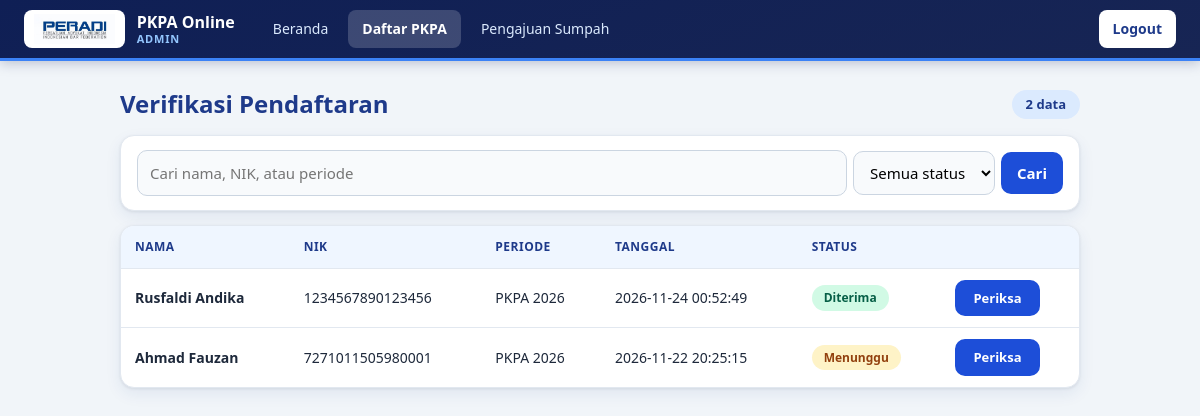
/index.php?c=adminpendaftaran&a=index (signed in), run on the app's committed database.
### tables this page shows
CREATE TABLE `pendaftaran` (
  `id_pendaftaran` int NOT NULL AUTO_INCREMENT,
  `id_peserta` int NOT NULL,
  `tanggal_daftar` datetime DEFAULT CURRENT_TIMESTAMP,
  `periode` varchar(50) DEFAULT NULL,
  `status_pendaftaran` enum('menunggu','diterima','revisi','ditolak') NOT NULL DEFAULT 'menunggu',
  `catatan` text,
  `verified_by` int DEFAULT NULL,
  `verified_at` datetime DEFAULT NULL,
  PRIMARY KEY (`id_pendaftaran`),
  UNIQUE KEY `uq_pendaftaran_peserta_periode` (`id_peserta`,`periode`),
  KEY `fk_pendaftaran_peserta` (`id_peserta`),
  KEY `fk_pendaftaran_verifikator` (`verified_by`),
  CONSTRAINT `fk_pendaftaran_peserta` FOREIGN KEY (`id_peserta`) REFERENCES `peserta` (`id_peserta`) ON DELETE CASCADE ON UPDATE CASCADE,
  CONSTRAINT `fk_pendaftaran_verifikator` FOREIGN KEY (`verified_by`) REFERENCES `users` (`id_user`) ON DELETE SET NULL ON UPDATE CASCADE
);

CREATE TABLE `peserta` (
  `id_peserta` int NOT NULL AUTO_INCREMENT,
  `id_user` int NOT NULL,
  `nama_lengkap` varchar(150) NOT NULL,
  `nik` varchar(20) NOT NULL,
  `tempat_lahir` varchar(100) NOT NULL,
  `tanggal_lahir` date NOT NULL,
  `alamat` text NOT NULL,
  `no_telepon` varchar(20) NOT NULL,
  `email` varchar(100) NOT NULL,
  `perguruan_tinggi` varchar(150) NOT NULL,
  `nomor_ijazah` varchar(100) NOT NULL,
  `pas_foto` varchar(255) DEFAULT NULL,
  `created_at` datetime DEFAULT CURRENT_TIMESTAMP,
  PRIMARY KEY (`id_peserta`),
  UNIQUE KEY `uq_peserta_user` (`id_user`),
  UNIQUE KEY `uq_peserta_nik` (`nik`),
  CONSTRAINT `fk_peserta_user` FOREIGN KEY (`id_user`) REFERENCES `users` (`id_user`) ON DELETE CASCADE ON UPDATE CASCADE
);

### app/controllers/Controller.php (called while the page is built)
<?php
abstract class Controller {
    protected function render(string $view, array $data = [], string $layout = 'layout'): void {
        extract($data);
        require __DIR__ . "/../views/$layout/header.php";
        require __DIR__ . "/../views/$view.php";
        require __DIR__ . "/../views/$layout/footer.php";
    }
}

### app/controllers/AdminBaseController.php (called while the page is built, shortened)
<?php
require_once __DIR__ . '/Controller.php';
abstract class AdminBaseController extends Controller {
    protected function renderAdmin(string $view, array $data = []): void {
        $this->render("admin/$view", $data, 'admin/layout');
    }
}

### app/controllers/AdminPendaftaranController.php (called while the page is built, shortened)
<?php
require_once __DIR__ . '/AdminBaseController.php';
require_once __DIR__ . '/../models/Pendaftaran.php';
class AdminPendaftaranController extends AdminBaseController {
    private function opsiPendaftaran(): array {
        return Ref::opsi('pendaftaran', 'status_pendaftaran', ['menunggu', 'disetujui', 'ditolak']);
    }
    public function index(): void {
        $q      = trim($_GET['q'] ?? '');
        $status = $_GET['status'] ?? '';
        $opsi   = $this->opsiPendaftaran();
        $daftar = Pendaftaran::semua();
        if ($status !== '' && in_array($status, $opsi, true)) {
            $daftar = array_values(array_filter($daftar, fn($r) => $r['status_pendaftaran'] === $status));
        } else {
            $status = '';
        }
        $this->renderAdmin('pendaftaran', [
            'daftar' => $daftar, 'q' => $q, 'status' => $status, 'opsi' => $opsi,
        ]);
    }
}

### index.php (called while the page is built, shortened)
<?php
require_once __DIR__ . '/config/database.php';
require_once __DIR__ . '/app/helpers/functions.php';
$a = $_GET['a'] ?? 'login';
$controller = new $nama();
$controller->$a();

### config/database.php (called while the page is built)
<?php
function getDB(): PDO {
    static $pdo = null;
    if ($pdo === null) {
        $pdo = new PDO(
            'mysql:host=localhost;dbname=db_pkpa_peradi;charset=utf8mb4',
            'root',
            '',
            [
                PDO::ATTR_ERRMODE => PDO::ERRMODE_EXCEPTION,
                PDO::ATTR_DEFAULT_FETCH_MODE => PDO::FETCH_ASSOC,
            ]
        );
    }
    return $pdo;
}

### app/models/Pendaftaran.php (called while the page is built, shortened)
<?php
class Pendaftaran {
    public static function semua(): array {
        return getDB()->query(
            'SELECT pd.*, p.nama_lengkap, p.nik FROM pendaftaran pd
             JOIN peserta p ON p.id_peserta = pd.id_peserta ORDER BY pd.id_pendaftaran DESC'
        )->fetchAll();
    }
}

### app/views/admin/pendaftaran.php (the view, shortened to what this page needs)
<div class="halaman-judul">
    <h2>Verifikasi Pendaftaran</h2>
    <span class="jumlah"><?= count($daftar) ?> data</span>
</div>
<form method="get" action="index.php" class="inline filter-bar">
    <input type="text" name="q" value="<?= e($q) ?>" placeholder="Cari nama, NIK, atau periode">
    <select name="status">
        <option value="">Semua status</option>
    </select>
    <button type="submit">Cari</button>
</form>
<table class="tabel">
    <tr><th>Nama</th><th>NIK</th><th>Periode</th><th>Tanggal</th><th>Status</th><th></th></tr>
    <?php foreach ($daftar as $r): ?>
    <tr>
        <td><strong><?= e($r['nama_lengkap']) ?></strong></td>
        <td><?= e($r['nik']) ?></td>
        <td><?= e($r['periode']) ?></td>
        <td><?= e($r['tanggal_daftar']) ?></td>
        <td><?= badge($r['status_pendaftaran']) ?></td>
        <td><a class="btn btn-kecil" href="index.php?c=adminpendaftaran&a=detail&id=<?= (int)$r['id_pendaftaran'] ?>">Periksa</a></td>
    </tr>
    <?php endforeach; ?>
</table>

### app/helpers/functions.php (shortened to what this page needs)
<?php
function e($s): string {
    return htmlspecialchars((string)$s, ENT_QUOTES, 'UTF-8');
}
function badge(?string $s): string {
    $s = (string)$s;
    return $s === '' ? '-' : '<span class="badge ' . e($s) . '">' . e($s) . '</span>';
}

### public/css/style.css (style rules this page uses)
:root { --primer: #1d4ed8; --navy: #1e3a8a; --muda: #eff6ff; --biru-muda: #dbeafe; --teks: #1e293b; --redup: #64748b; --garis: #e2e8f0; --latar: #f1f5f9; --radius: 14px; --bayang: 0 1px 3px rgba(15,23,42,.08), 0 6px 16px rgba(30,58,138,.08); }
* { box-sizing: border-box; }
body { font-family: "Segoe UI", system-ui, Roboto, Arial, sans-serif; margin: 0; background: var(--latar); color: var(--teks); line-height: 1.6; font-size: 15px; }
h1, h2, h3 { color: var(--navy); margin: 0 0 12px; line-height: 1.25; }
h2 { font-size: 24px; }
a { color: var(--primer); text-decoration: none; }
.btn, button { background: var(--primer); color: #fff; padding: 10px 20px; border: 2px solid var(--primer); border-radius: 10px; font: inherit; font-weight: 600; cursor: pointer; display: inline-block; text-decoration: none; transition: .15s; }
.btn-kecil { padding: 8px 18px; font-size: 14px; }
.tabel td .btn-kecil { padding: 6px 16px; font-size: 13px; }
input, select, textarea { padding: 10px 12px; border: 1px solid #cbd5e1; border-radius: 10px; font: inherit; background: #f8fafc; }
form.inline { display: flex; flex-wrap: wrap; gap: 6px; align-items: center; }
form.inline button { padding: 7px 14px; }
.tabel { border-collapse: separate; border-spacing: 0; width: 100%; margin: 12px 0; background: #fff; font-size: 14px; border: 1px solid var(--garis); border-radius: var(--radius); overflow: hidden; box-shadow: var(--bayang); }
.tabel th, .tabel td { padding: 11px 14px; text-align: left; vertical-align: middle; border-bottom: 1px solid var(--garis); }
.tabel th { background: var(--muda); color: var(--navy); font-size: 12px; text-transform: uppercase; letter-spacing: .5px; }
.tabel tr:last-child td { border-bottom: 0; }
.badge { display: inline-block; padding: 3px 12px; border-radius: 999px; font-size: 12px; font-weight: 700; background: #e2e8f0; color: #334155; text-transform: capitalize; }
.badge.menunggu, .badge.diperiksa, .badge.dikirim { background: #fef3c7; color: #92400e; }
.badge.diterima, .badge.diverifikasi, .badge.lengkap { background: #d1fae5; color: #065f46; }
.halaman-judul { display: flex; align-items: center; justify-content: space-between; gap: 12px; margin-bottom: 16px; }
.halaman-judul h2 { margin: 0; }
.jumlah { background: var(--biru-muda); color: var(--navy); font-size: 13px; font-weight: 600; padding: 4px 14px; border-radius: 999px; }
.filter-bar { background: #fff; border: 1px solid var(--garis); border-radius: var(--radius); padding: 14px 16px; margin-bottom: 14px; box-shadow: var(--bayang); gap: 10px; }
.filter-bar input[type=text] { flex: 1; min-width: 220px; }

### data on the page
pendaftaran: id_peserta.nama_lengkap "Rusfaldi Andika", id_peserta.nik "1234567890123456", periode "PKPA 2026", tanggal_daftar "2026-11-24 00:52:49", status_pendaftaran "Diterima"
pendaftaran: id_peserta.nama_lengkap "Ahmad Fauzan", id_peserta.nik "7271011505980001", periode "PKPA 2026", tanggal_daftar "2026-11-22 20:25:15", status_pendaftaran "Menunggu"

### other printed values
count($daftar) "2"
